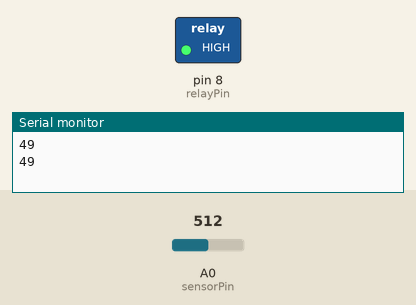
Recording of a sketch running on a simulated Arduino Uno, built with avr-gcc and run on an emulated ATmega328P. Shown: switched loads named in the sketch (green lamp = pin HIGH), the last lines printed to the serial monitor. The test bench sets the inputs (shaded band); at power-on: A0 (sensorPin) = 512.

Above: at 1.8 s.
1.9 s: A0 (sensorPin) set to 355
3.4 s: A0 (sensorPin) set to 336
At 4.7 s:
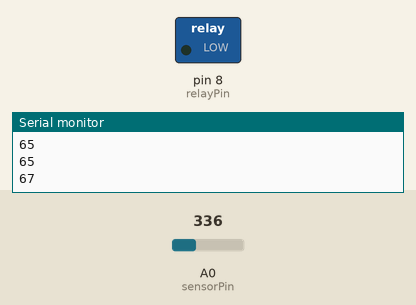
5.5 s: A0 (sensorPin) set to 497
7.2 s: A0 (sensorPin) set to 519
At 9.0 s:
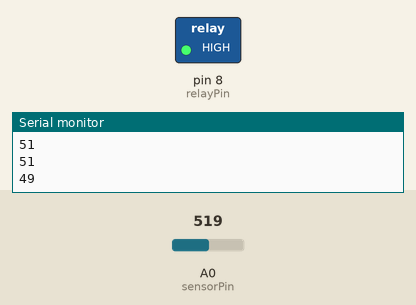
9.5 s: A0 (sensorPin) set to 306
At 10.6 s:
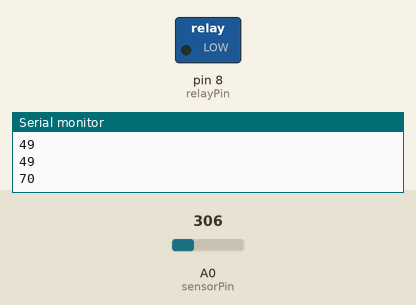
Timing chart, 0 to 12.5 s (numbered marks = the images above; inputs shaded):
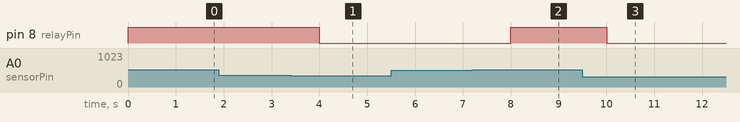

The sketch:

autopot.ino
```cpp
#define relayPin 8
#define sensorPin A0

void setup() {
  pinMode(relayPin, OUTPUT);
  digitalWrite(relayPin, LOW);
  Serial.begin(9600);
}

void loop() {
  int sensorValue = analogRead(sensorPin);
  int soilMoisture = map(sensorValue, 1023, 0, 0, 100);
  if (soilMoisture < 50) {
    digitalWrite(relayPin, HIGH);
  }
  else if (soilMoisture > 65) {
    digitalWrite(relayPin, LOW);
  }
  Serial.println(soilMoisture);
  delay(1000);
}
```

Measured:
- the behaviour switches between 348 and 347 on A0 (sensorPin) (found by bisection; images 0 and 1)
- the behaviour switches between 511 and 512 on A0 (sensorPin) (found by bisection; images 1 and 2)
- after the input at 3.4 s, pin 8 (relayPin): HIGH → LOW after 0.60 s
- after the input at 7.2 s, pin 8 (relayPin): LOW → HIGH after 0.80 s
- after the input at 9.5 s, pin 8 (relayPin): HIGH → LOW after 0.50 s
